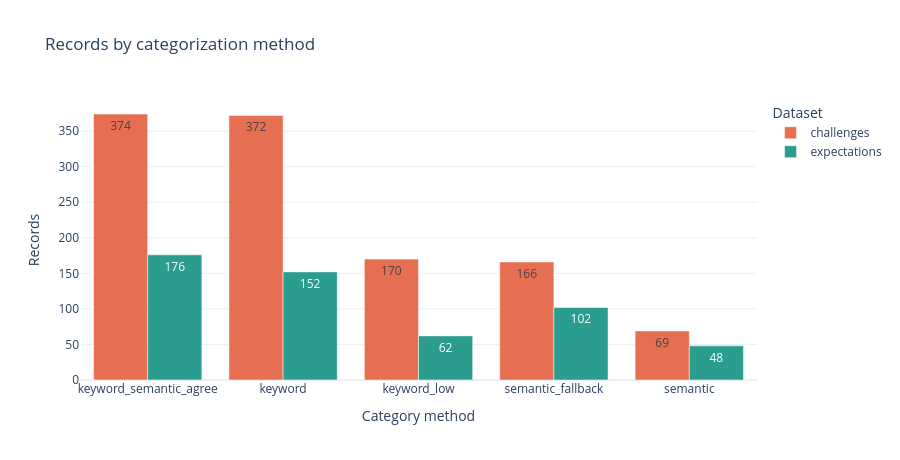

Here is the notebook cell this chart was saved with:
### Markdown cell above
### 4b. Evaluation — records by categorization method

How each record got its `Category`: `keyword_semantic_agree` (both agree, strongest),
`keyword` / `keyword_low` (keyword score), `semantic` (embedding similarity), or
`semantic_fallback` (last resort). Higher share of agreement/keyword = more confident.

### Code cell
def method_breakdown(frame, label):
    summary = (
        frame.groupby("Category_Method")
        .agg(records=("Category", "size"), mean_confidence=("Category_Confidence", "mean"))
        .reset_index()
        .sort_values("records", ascending=False)
    )
    summary.insert(0, "dataset", label)
    summary["pct"] = (100 * summary["records"] / len(frame)).round(1)
    return summary


challenge_methods = method_breakdown(challenges, "challenges")
expectation_methods = method_breakdown(expectations, "expectations")
methods = pd.concat([challenge_methods, expectation_methods], ignore_index=True)

print("Challenges — records by category method:")
print(challenge_methods.to_string(index=False))
print("\nExpectations — records by category method:")
print(expectation_methods.to_string(index=False))
display(methods.round(3))

fig_methods = px.bar(
    methods, x="Category_Method", y="records", color="dataset", barmode="group",
    text="records", title="Records by categorization method",
    color_discrete_map={"challenges": "#E76F51", "expectations": "#2A9D8F"},
    hover_data=["pct", "mean_confidence"],
)
fig_methods.update_layout(
    height=460, width=900, template="plotly_white",
    xaxis_title="Category method", yaxis_title="Records", legend_title="Dataset",
)
fig_methods.show()

### Figure 1 — Plotly figure (JSON) as saved in the notebook; plotly's stock layout.template omitted (floating-point values rounded to 4 significant figures)
{"data": [{"alignmentgroup": "True", "customdata": [[32.5, 5.853], [32.3, 6.301], [14.8, 2.471], [14.4, 0.1964], [6.0, 0.3799]], "hovertemplate": "dataset=challenges<br>Category_Method=%{x}<br>records=%{text}<br>pct=%{customdata[0]}<br>mean_confidence=%{customdata[1]}<extra></extra>", "legendgroup": "challenges", "marker": {"color": "#E76F51", "pattern": {"shape": ""}}, "name": "challenges", "offsetgroup": "challenges", "orientation": "v", "showlegend": true, "text": [374.0, 372.0, 170.0, 166.0, 69.0], "textposition": "auto", "type": "bar", "x": ["keyword_semantic_agree", "keyword", "keyword_low", "semantic_fallback", "semantic"], "xaxis": "x", "y": [374, 372, 170, 166, 69], "yaxis": "y"}, {"alignmentgroup": "True", "customdata": [[32.6, 5.453], [28.1, 6.237], [18.9, 0.1889], [11.5, 2.468], [8.9, 0.3786]], "hovertemplate": "dataset=expectations<br>Category_Method=%{x}<br>records=%{text}<br>pct=%{customdata[0]}<br>mean_confidence=%{customdata[1]}<extra></extra>", "legendgroup": "expectations", "marker": {"color": "#2A9D8F", "pattern": {"shape": ""}}, "name": "expectations", "offsetgroup": "expectations", "orientation": "v", "showlegend": true, "text": [176.0, 152.0, 102.0, 62.0, 48.0], "textposition": "auto", "type": "bar", "x": ["keyword_semantic_agree", "keyword", "semantic_fallback", "keyword_low", "semantic"], "xaxis": "x", "y": [176, 152, 102, 62, 48], "yaxis": "y"}], "layout": {"barmode": "group", "height": 460, "legend": {"title": {"text": "Dataset"}, "tracegroupgap": 0}, "title": {"text": "Records by categorization method"}, "width": 900, "xaxis": {"anchor": "y", "domain": [0, 1], "title": {"text": "Category method"}}, "yaxis": {"anchor": "x", "domain": [0, 1], "title": {"text": "Records"}}}}
